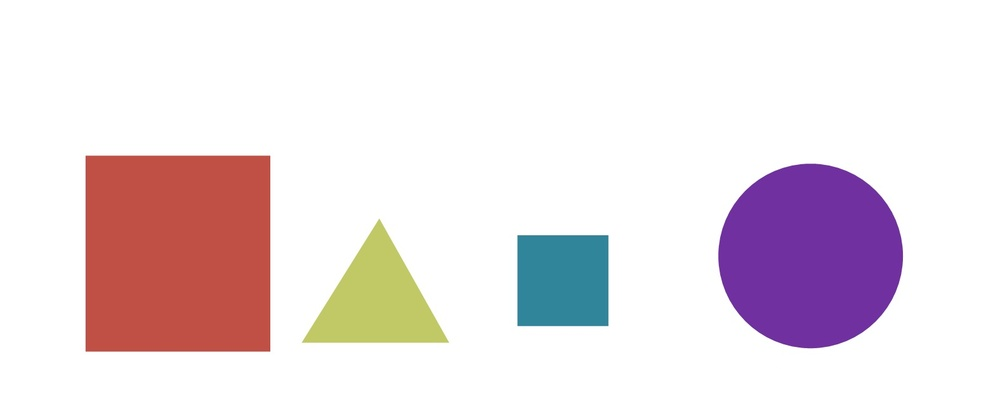
#> input picture images/bunchofshapes.jpg, 1000 x 409 px, shrunk from 1576 x 645 before the run
$ jupyter execute 'Sorting Contours.ipynb'   (older library calls are emulated)
#> lines starting #> are read from the running program, lines starting #| are printed output that depends on the picture; after the words box and inside, x2 and y2 are one past the last pixel; in counts of white or black regions, pixels touching at a corner belong together
[cell 1]
# sorting contours can be done in 2 ways
# by area
# by spatial position

import cv2
import numpy as np

img = cv2.imread('./images/bunchofshapes.jpg')
#> img is the input picture: shape (409, 1000, 3); mean B, G, R 226.7, 222.2, 234.4
cv2.imshow('org-img', img)
cv2.waitKey(0)

black_img = np.zeros((img.shape[0], img.shape[1], 3))

org_img = img

gray = cv2.cvtColor(img, cv2.COLOR_BGR2GRAY)

# to find canny edges
edged = cv2.Canny(gray, 50, 200)
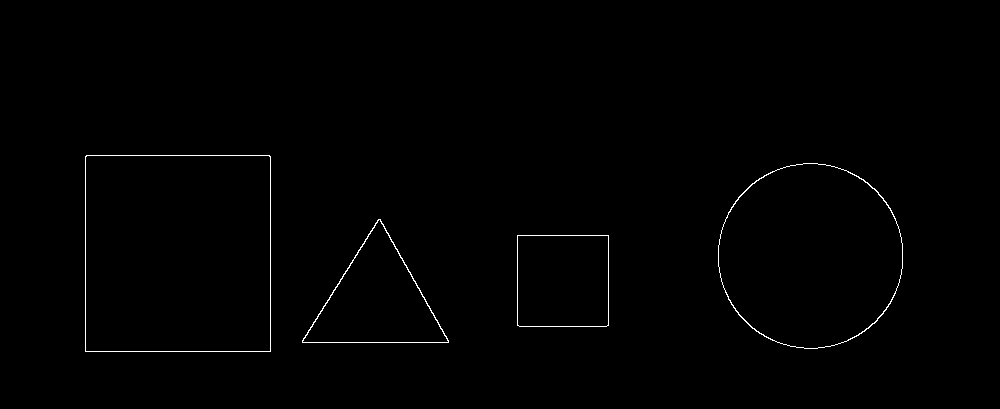
#> edged: shape (409, 1000); 0.57% white in thin lines or dots, all inside (x1, y1, x2, y2) = (85, 155, 903, 352)
cv2.imshow('canny imgs', edged)
cv2.waitKey(0)

#find contours and print how many were found

im2, contours, hierarchy = cv2.findContours(edged.copy(),
                                      cv2.RETR_EXTERNAL,cv2.CHAIN_APPROX_NONE)
#> contours = 4 contours; box (x1, y1, x2, y2) and area: (85, 155, 271, 352) 36259, (718, 163, 903, 349) 26813, (302, 219, 449, 343) 9207, (517, 235, 609, 327) 8278

print ("num of contours", len(contours))
#| num of contours 4

# draw contours over black image
cv2.drawContours(black_img, contours, -1, (0,255,0), 3)
cv2.imshow("blck img", black_img)
cv2.waitKey(0)

cv2.drawContours(img, contours, -1, (0,255,0), 3)
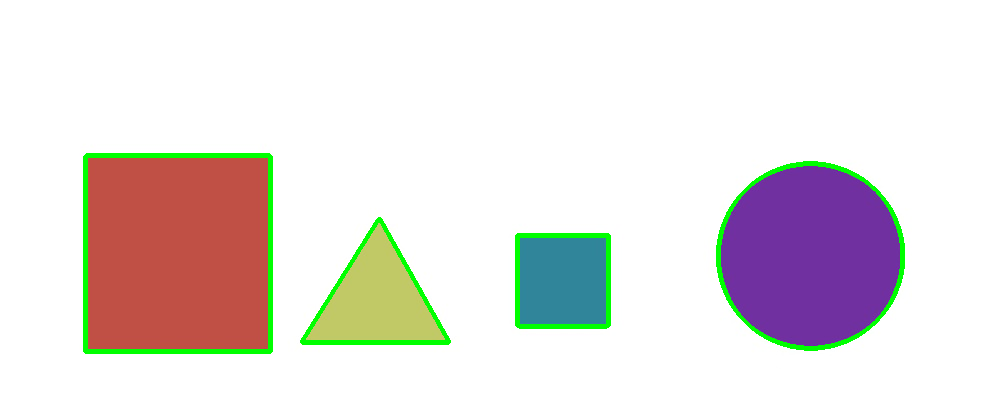
#> img: shape (409, 1000, 3); 2.49% of pixels changed, all inside (x1, y1, x2, y2) = (83, 153, 905, 354)
cv2.imshow("All contours", img)
cv2.waitKey(0)

cv2.destroyAllWindows()

[cell 2]
# sorting contours based on area

import cv2
import numpy as np

def get_contour_areas(contours):
    all_areas = []

    for cnt in contours:
        area = cv2.contourArea(cnt)
        all_areas.append(area)
#> this loop made 4 passes
#> area on passes 1 to 4: 8278, 9207, 26813, 36259
#> after the loop, all_areas = [8278, 9207, 26813, 36259]
#     print (all_areas)
    return all_areas


img = cv2.imread('./images/bunchofshapes.jpg')
org_img_1 = img

print ("contour areas before sorting", get_contour_areas(contours))
#| contour areas before sorting [8278.0, 9207.0, 26813.0, 36259.0]

cv2.imshow("contours", org_img)
cv2.waitKey(0)

# sorting contours

sorted_contours = sorted(contours, key = cv2.contourArea, reverse=True)
#> sorted_contours has the same summary as contours

print ("After sorting contours", get_contour_areas(sorted_contours))
#> the loop in get_contour_areas (call 2), `for cnt in contours:` made 4 passes
#| After sorting contours [36259.0, 26813.0, 9207.0, 8278.0]


# Iterate over contours and draw one at a time


for cnt in sorted_contours:

    cv2.drawContours(org_img_1, cnt, -1, (255,0,0), 3)
    cv2.imshow("sorted contours", org_img_1)
    cv2.waitKey(0)
#> this loop made 4 passes
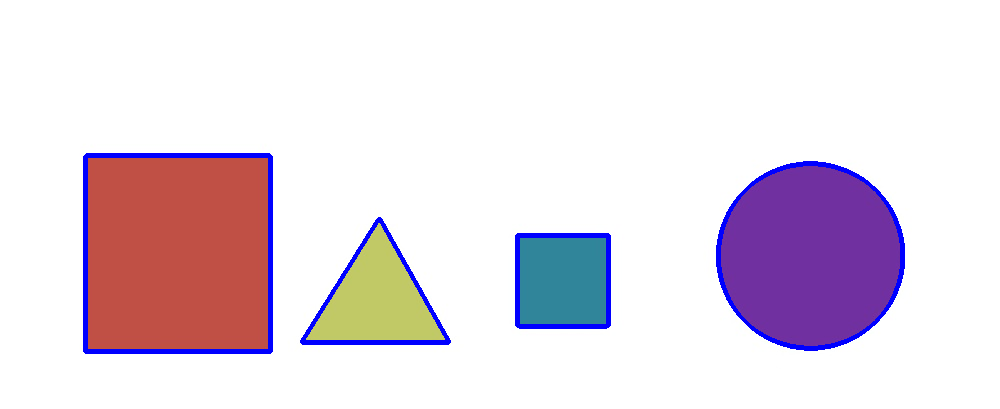
#> org_img_1: shape (409, 1000, 3); 2.49% of pixels changed, all inside (x1, y1, x2, y2) = (83, 153, 905, 354)


cv2.destroyAllWindows()

[cell 3]
# sorting by position
import cv2
import numpy as np

def x_cord_contours(contours):
    if cv2.contourArea(contours) > 10:
        M = cv2.moments(contours)
#         cv2.moments() returns the center point of contour
        return (int(M['m10']/M['m00']))

def label_contour_center(img, c):
    M = cv2.moments(c)
    cx = int (M['m10']/ M['m00'])
    cy = int (M['m01']/ M['m00'])

    # to draw contour number on image

    cv2.circle(img, (cx, cy), 10, (0,0,255), -1)
    return img

# Load our image
img = cv2.imread('./images/bunchofshapes.jpg')
org_img = img.copy()

#computer center of mass, draw on image

for (i,c) in enumerate(contours):
    orig = label_contour_center(img, c)
#> this loop made 4 passes
#> (cx in label_contour_center, cy in label_contour_center) on passes 1 to 4: (562, 280), (376, 300), (810, 255), (177, 253)
#> pass 2, `orig = label_contour_center(img, c)`:
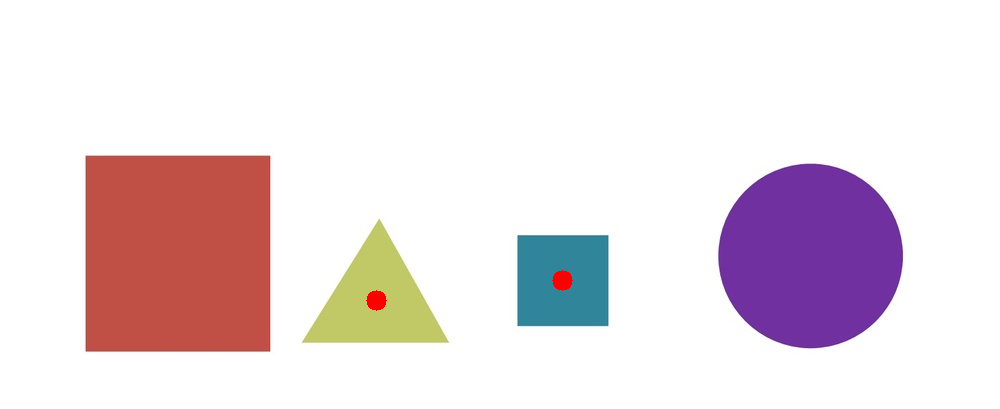
#> orig: shape (409, 1000, 3); mean B, G, R 226.5, 222, 234.6
#> pass 3, `orig = label_contour_center(img, c)`:
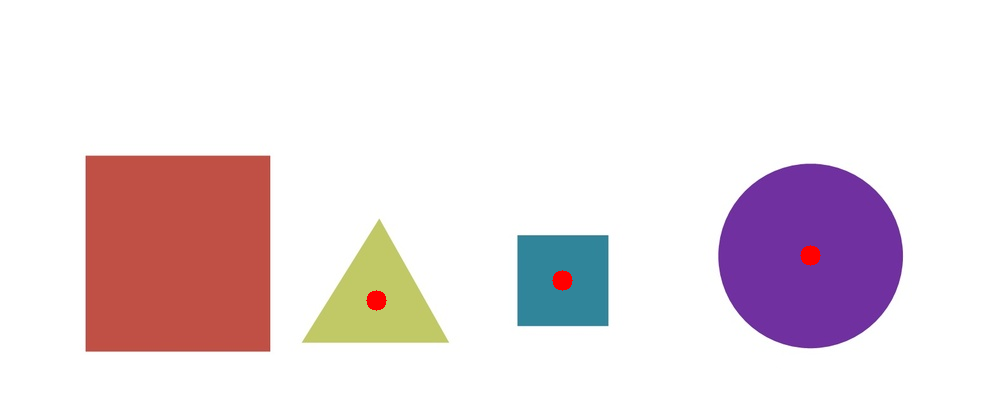
#> orig: shape (409, 1000, 3); 0.08% of pixels changed, all inside (x1, y1, x2, y2) = (800, 245, 821, 266)
#> after the loop:
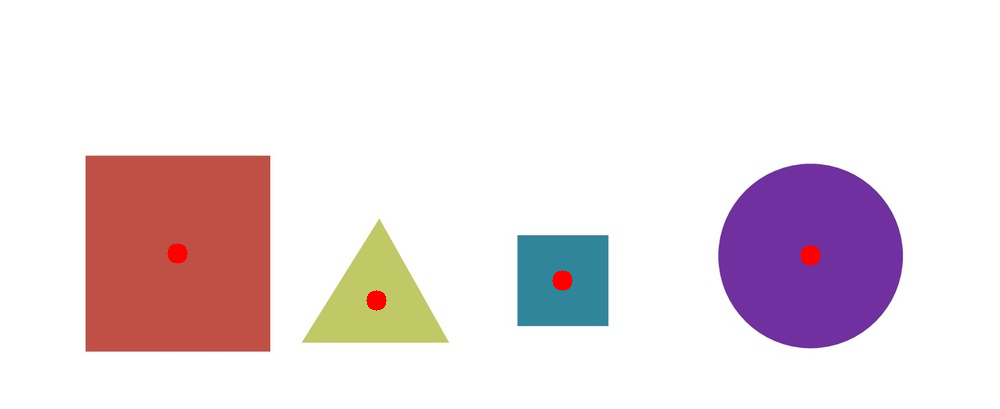
#> img: shape (409, 1000, 3); 0.31% of pixels changed, all inside (x1, y1, x2, y2) = (167, 243, 821, 311)

cv2.imshow("4-contour-centers", img)
cv2.waitKey(0)

contours_left_to_right = sorted(contours, key= x_cord_contours, reverse = False)
#> in x_cord_contours, `M = cv2.moments(contours)`: M = moments, m00 8278, centre m10/m00, m01/m00 = (562.5, 280.5)
#> contours_left_to_right has the same summary as contours


# labeling Contours left to right


for (i, c) in enumerate(contours_left_to_right):
    cv2.drawContours(org_img, c, -1, (0, 0, 255), 3)
    M = cv2.moments(c)
    cx = int(M['m10']/ M['m00'])
    cy = int(M['m01']/ M['m00'])

    print ("cx,cy"+ str(cx) +''+str(cy))
    cv2.putText(org_img, str(i+1), (cx, cy), cv2.FONT_HERSHEY_COMPLEX, 1, (0, 255, 0), 2)
    cv2.imshow('left to right corner', org_img)
    cv2.waitKey(0)
    (x, y, w, h)= cv2.boundingRect(c)

    # cropping the contours and saving the images
    cropped_contour = org_img[y:y+h, x:x+w]
    img_name = "output image number" + str(i+1) + ".jpg"
    print (img_name)
    cv2.imwrite(img_name, cropped_contour)
#> this loop made 4 passes
#> (cx, cy, x, y, w, h, img_name) on passes 1 to 4: (177, 253, 85, 155, 186, 197, 'output image number1.jpg'), (376, 300, 302, 219, 147, 124, 'output image number2.jpg'), (562, 280, 517, 235, 92, 92, 'output image number3.jpg'), (810, 255, 718, 163, 185, 186, 'output image number4.jpg')
#| cx,cy177253
#| output image number1.jpg
#| cx,cy376300
#| output image number2.jpg
#| cx,cy562280
#| output image number3.jpg
#| cx,cy810255
#| output image number4.jpg
#> pass 1, `cv2.imshow('left to right corner', org_img)`:
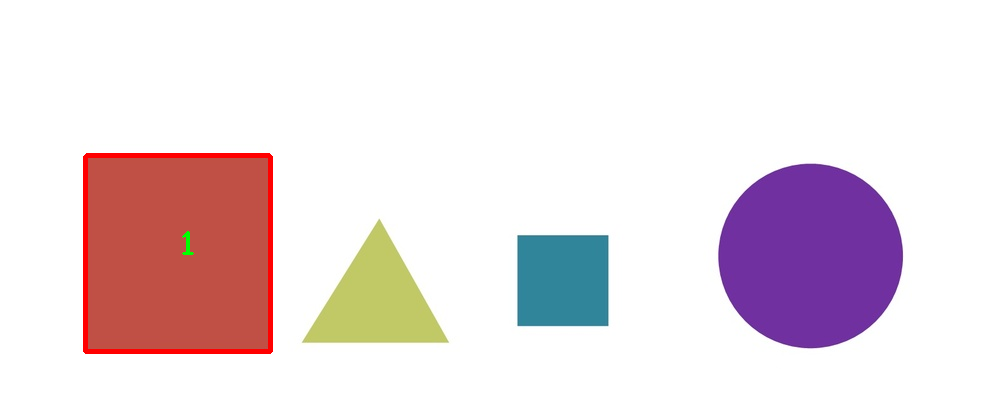
#> window 'left to right corner': shape (409, 1000, 3); mean B, G, R 225.2, 220.7, 234.7
#> pass 1, `cropped_contour = org_img[y:y+h, x:x+w]`:
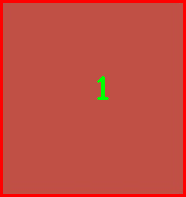
#> cropped_contour: shape (197, 186, 3); mean B, G, R 64.4, 75.6, 195.2
#> pass 2, `cropped_contour = org_img[y:y+h, x:x+w]`:
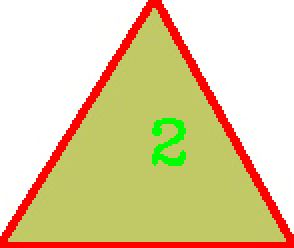
#> cropped_contour: shape (124, 147, 3) (shown 2 times larger); mean B, G, R 161.5, 208.2, 224.6
#> after the loop:
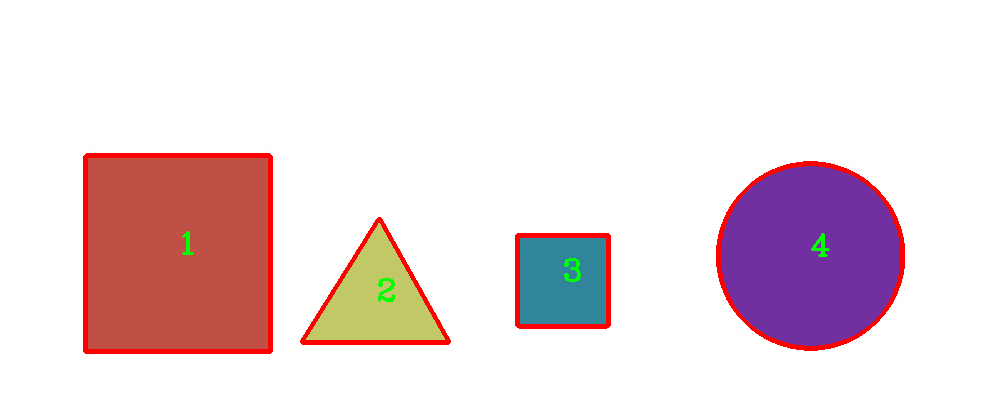
#> org_img: shape (409, 1000, 3); 2.67% of pixels changed, all inside (x1, y1, x2, y2) = (83, 153, 905, 354)


cv2.destroyAllWindows()

$ run again, with images/4star.jpg copied over images/bunchofshapes.jpg
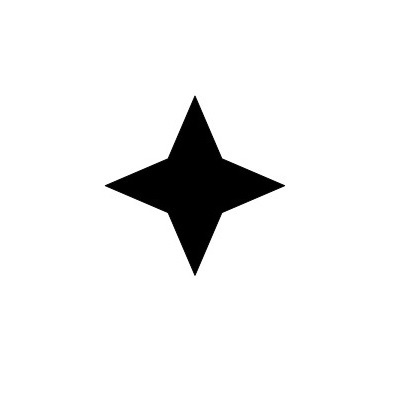
#> input picture images/4star.jpg, 400 x 400 px
#> img is the input picture: shape (400, 400, 3); min 0, max 255, mean 239.2
#> `edged = cv2.Canny(gray, 50, 200)`:
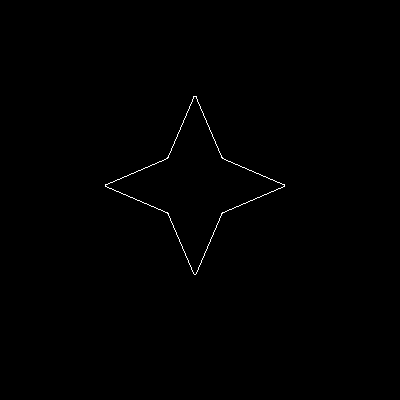
#> edged: shape (400, 400); 0.32% white in thin lines or dots, all inside (x1, y1, x2, y2) = (105, 96, 285, 275)
#> contours = 1 contour; box (x1, y1, x2, y2) and area: (105, 96, 285, 275) 9939
#| num of contours 1
#> img: shape (400, 400, 3); 1.55% of pixels changed, all inside (x1, y1, x2, y2) = (103, 94, 287, 277)
#> the loop in get_contour_areas, `for cnt in contours:` made 1 pass
#> area on pass 1: 9939
#> after the loop in get_contour_areas, `for cnt in contours:`: all_areas = [9939]
#| contour areas before sorting [9939.0]
#> sorted_contours has the same summary as contours
#> the loop in get_contour_areas (call 2), `for cnt in contours:` made 1 pass
#| After sorting contours [9939.0]
#> the loop `for cnt in sorted_contours: ` made 1 pass
#> the loop `for (i,c) in enumerate(contours):` made 1 pass
#> (cx in label_contour_center, cy in label_contour_center) on pass 1: (194, 185)
#> M = moments, m00 9939, centre m10/m00, m01/m00 = (194.5, 185.2)
#> contours_left_to_right has the same summary as contours
#> the loop `for (i, c) in enumerate(contours_left_to_right):` made 1 pass
#> (cx, cy, x, y, w, h, img_name) on pass 1: (194, 185, 105, 96, 180, 179, 'output image number1.jpg')
#> (printed output is left out)
#> pass 1, `cropped_contour = org_img[y:y+h, x:x+w]`:
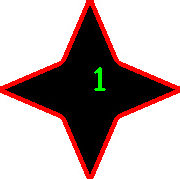
#> cropped_contour: shape (179, 180, 3); mean B, G, R 166.6, 167.6, 186
